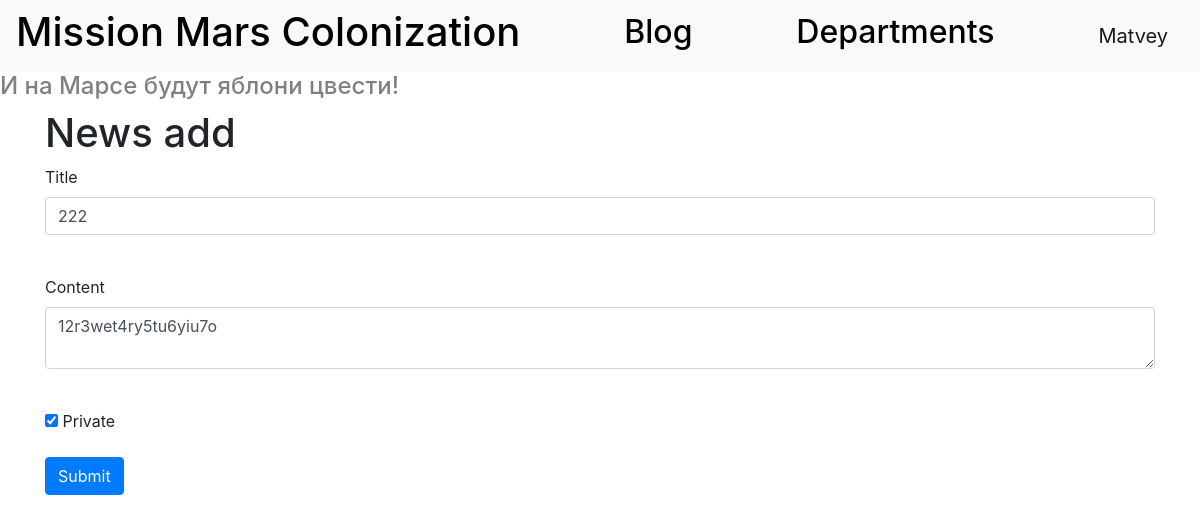
The app's page /news/1 (signed in) with its own data.
### data/users_model.py (models this page shows, shortened)
class User(SqlAlchemyBase, UserMixin):
    __tablename__ = 'users'
    id = sqlalchemy.Column(sqlalchemy.Integer,
                           primary_key=True, autoincrement=True)
    surname = sqlalchemy.Column(sqlalchemy.String, nullable=True)
    name = sqlalchemy.Column(sqlalchemy.String, nullable=True)
    age = sqlalchemy.Column(sqlalchemy.Integer, nullable=True)
    position = sqlalchemy.Column(sqlalchemy.String, nullable=True)
    speciality = sqlalchemy.Column(sqlalchemy.String, nullable=True)
    address = sqlalchemy.Column(sqlalchemy.String, nullable=True)
    email = sqlalchemy.Column(sqlalchemy.String, unique=True, nullable=True)
    hashed_password = sqlalchemy.Column(sqlalchemy.String, nullable=True)
    modified_date = sqlalchemy.Column(sqlalchemy.DateTime, default=datetime.datetime.now)
    news = orm.relation("News", back_populates='user')
    jobs = orm.relation("Jobs", back_populates='user')
    deps = orm.relation("Department", back_populates='user')

### data/news.py (models this page shows)
class News(SqlAlchemyBase):
    __tablename__ = 'news'
    id = sqlalchemy.Column(sqlalchemy.Integer,
                           primary_key=True, autoincrement=True)
    title = sqlalchemy.Column(sqlalchemy.String, nullable=True)
    content = sqlalchemy.Column(sqlalchemy.String, nullable=True)
    created_date = sqlalchemy.Column(sqlalchemy.DateTime,
                                     default=datetime.datetime.now)
    is_private = sqlalchemy.Column(sqlalchemy.Boolean, default=True)
    user_id = sqlalchemy.Column(sqlalchemy.Integer,
                                sqlalchemy.ForeignKey("users.id"))
    user = orm.relation('User')
    categories = orm.relation("CategoryNews",
                              secondary="association",
                              backref="news")

### main.py (the view, shortened to what this page needs)
@app.route('/news/<int:id>', methods=['GET', 'POST'])
@login_required
def edit_news(id):
    form = NewsForm()
    if request.method == "GET":
        session = db_session.create_session()
        news = session.query(News).filter(News.id == id,
                                          News.user == current_user).first()
        if news:
            form.title.data = news.title
            form.content.data = news.content
            form.is_private.data = news.is_private
        else:
            abort(404)
    return render_template('news.html', title='News edit', form=form)

### forms.py
class NewsForm(FlaskForm):
    title = StringField('Title', validators=[DataRequired()])
    content = TextAreaField("Content")
    is_private = BooleanField("Private")
    submit = SubmitField('Submit')

### data/db_session.py (called while the page is built)
def create_session() -> Session:
    global __factory
    return __factory()

### main.py (called while the page is built)
@login_manager.user_loader
def load_user(user_id):
    session = db_session.create_session()
    return session.query(User).get(user_id)

### templates/news.html (shortened to what this page needs)
{% extends "base.html" %}
{% block content %}
<h1>News add</h1>
<form action="" method="post">
    <p>
        {{ form.title.label }}<br>
        {{ form.title(class="form-control") }}<br>
    </p>
    <p>
        {{ form.content.label }}<br>
        {{ form.content(class="form-control") }}<br>
    </p>
    <p>{{ form.is_private() }} {{ form.is_private.label }}</p>
    <p>{{ form.submit(type="submit", class="btn btn-primary") }}</p>
</form>
{% endblock %}

### templates/base.html (shortened to what this page needs)
<!doctype html>
<html lang="en">
<head>
    <link rel="stylesheet"
          href="https://stackpath.bootstrapcdn.com/bootstrap/4.4.1/css/bootstrap.min.css"
>
</head>
<body>
<header>
    <nav class="navbar navbar-light bg-light">
        <h1><a href="/" style="text-decoration: none; color: black;">Mission Mars Colonization</a></h1>
        <h2><a href="/blog" style="text-decoration: none; color: black;">Blog</a></h2>
        <h2><a href="/departments" style="text-decoration: none; color: black;">Departments</a></h2>
        {% if current_user.is_authenticated %}
            <a class="navbar-brand" href="/logout">{{ current_user.name }}</a>
        {% else %}
            <p>
                <a class="btn btn-primary " href="/register">Sign up</a>
                <a class="btn btn-success" href="/login">Sign in</a>
            </p>
        {% endif %}
    </nav>
</header>
<h4>И на Марсе будут яблони цвести!</h4>
<main role="main" class="container">
    {% block content %}{% endblock %}
</main>
</body>
</html>

### templates/base.html (style rules this page uses)
h4 { color: grey; }

### records on screen
User: name "Matvey"
News: title "222", content "12r3wet4ry5tu6yiu7o", is_private "☑"
